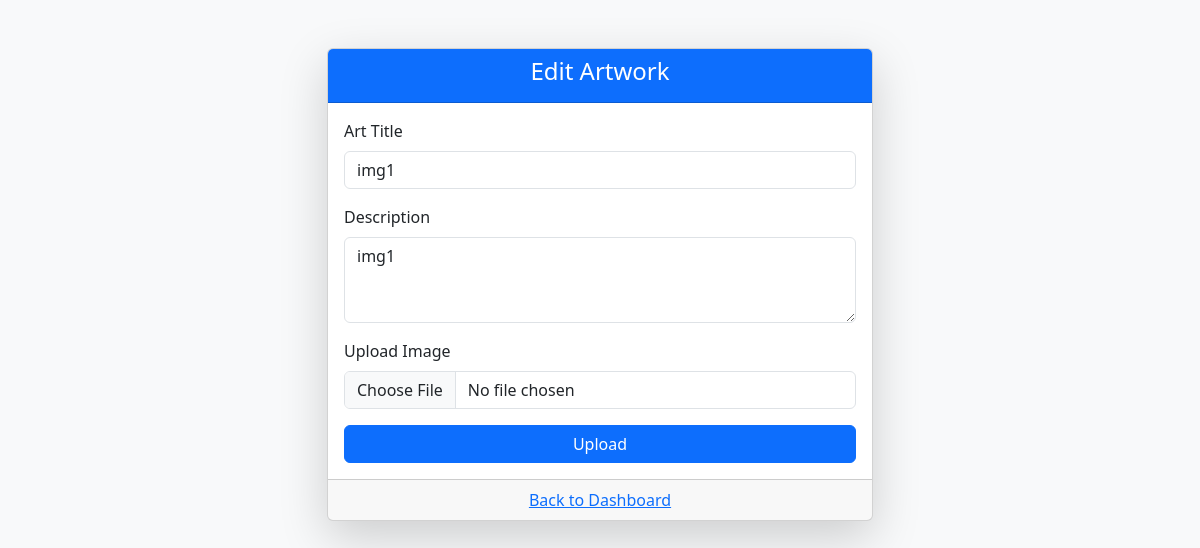
The page /edit.php?id=10 (signed in) on the database as committed earlier.
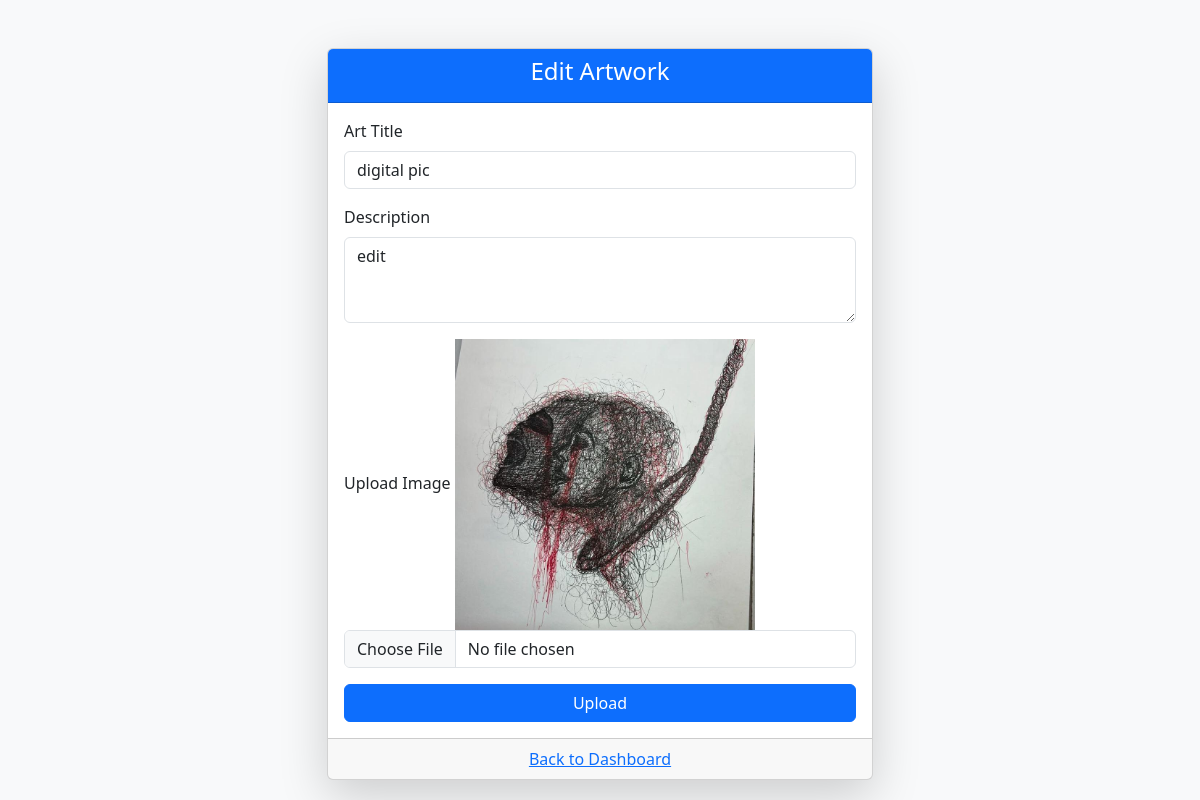
The same page on the database as committed later.
### tables this page shows
CREATE TABLE `addupload` (
  `id` int(11) NOT NULL,
  `user_id` int(11) DEFAULT NULL,
  `title` varchar(100) DEFAULT NULL,
  `description` varchar(200) DEFAULT NULL,
  `img` varchar(200) DEFAULT NULL,
  `created_at` timestamp NOT NULL DEFAULT current_timestamp()
);

### edit.php (the view, shortened to what this page needs)
<?php
include "db.php";
$user_id=$_SESSION["id"];
$id=$_GET["id"];
$result=$con->prepare("select * from addupload where id=? and user_id=?;");
$result->bind_param("ii",$id,$user_id);
$result->execute();
$data=$result->get_result()->fetch_assoc();
?>
<!DOCTYPE html>
<html lang="en">
<head>
    <link href="https://cdn.jsdelivr.net/npm/bootstrap@5.3.2/dist/css/bootstrap.min.css" rel="stylesheet">
</head>
<body class="bg-light">
    <div class="container mt-5">
        <div class="row justify-content-center">
            <div class="col-md-6">
                <div class="card shadow-lg">
                    <div class="card-header bg-primary text-white text-center">
                        <h4>Edit Artwork</h4>
                    </div>
                    <div class="card-body">
                        <form method="post" enctype="multipart/form-data">
                            <div class="mb-3">
                                <label for="title" class="form-label">Art Title</label>
                                <input type="text" name="title" class="form-control" value="<?=$data["title"]?>" required>
                            </div>
                            <div class="mb-3">
                                <label for="description" class="form-label">Description</label>
                                <textarea name="description" class="form-control" rows="3" required><?=$data["description"]?></textarea>
                            </div>
                            <div class="mb-3">
                                <label for="artwork" class="form-label">Upload Image</label>
                                <img src="img/<?=$data["img"]?>"  width="300px" alt="">
                                <input type="file" name="img" class="form-control" accept="image/*" required>
                            </div>
                            <div class="d-grid">
                                <button type="submit" class="btn btn-primary">Upload</button>
                            </div>
                        </form>
                    </div>
                    <div class="card-footer text-center">
                        <a href="dashboard.php">Back to Dashboard</a>
                    </div>
                </div>
            </div>
        </div>
    </div>
</body>
</html>

Rows that differ between the two databases and show on the page:
changed addupload: title "img1" → "digital pic"; description "img1" → "edit"; img: picture added
